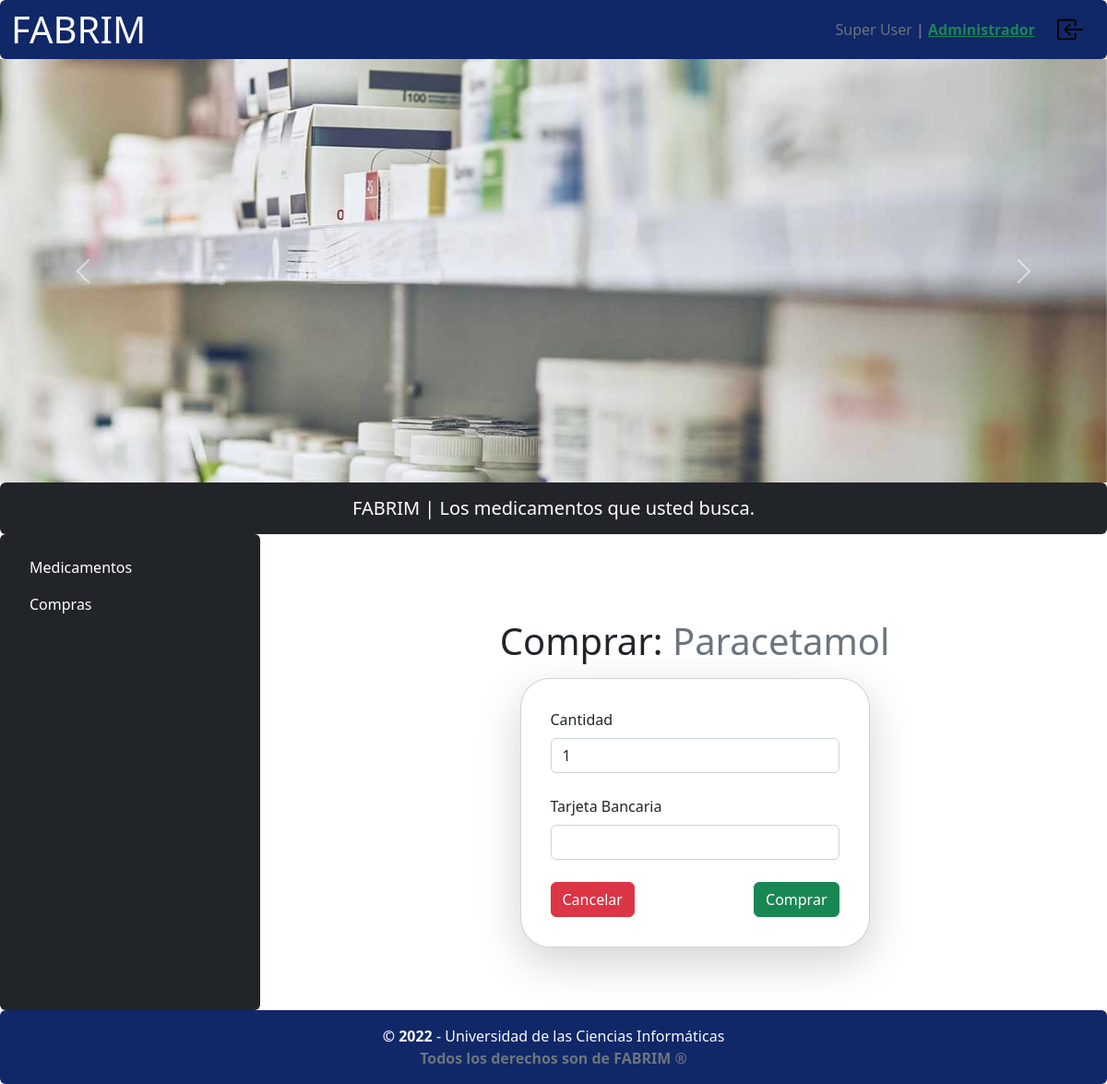
The page /fabrim/comprar/2/ (signed in) on the database its author committed.
### main_app/models.py (models this page shows, shortened)
class User(AbstractBaseUser, PermissionsMixin):
    email = models.EmailField(max_length=255, unique=True)
    name = models.CharField(max_length=255, validators=[nombre_regex])
    apellidos = models.CharField(max_length=255, validators=[apellidos_regex])
    ci = models.CharField(max_length=11, unique=True,null=False, blank=False, validators=[ci_regex])
    tfno = models.CharField(max_length=50, validators=[tfno_regex])
    apto = models.CharField(max_length=50, validators=[apto_regex])
    is_active = models.BooleanField(default=True)
    is_staff = models.BooleanField(default=False)
    is_admin_fabrim = models.BooleanField(default=False)
    is_customer = models.BooleanField(default=False)
    objects = OwnUserManager()
    USERNAME_FIELD = 'email'
    REQUIRED_FIELDS = ['name', 'apellidos', 'ci', 'tfno']
    def has_perm(self, perm, obj=None):
        return True

class Medicamento(models.Model):
    nombre = models.CharField(max_length=255, blank=False, null=False)
    no_lote = models.CharField(max_length=255, unique=True, null=False, blank=False, validators=[no_lote_regex])
    fecha_cad = models.DateField(blank=False, null=False)
    tarjeta_estiba_id = models.OneToOneField(TarjetaEstiba, on_delete=models.CASCADE, primary_key=True)
    tipo_medicamento_id = models.ForeignKey(
        TipoMedicamento, on_delete=models.CASCADE)
    class Meta:
        ordering = ['fecha_cad', 'no_lote', 'nombre']

### main_app/views.py (the view, shortened to what this page needs)
# urls.py: path("fabrim/comprar/<int:pk>/", views.comprar_medicamento, name="comprar"),
@for_customer
@login_required(redirect_field_name='login')
@permission_required(('main_app.add_compra', ))
def comprar_medicamento(request, pk):
    context = {}
    medicamento = _models.Medicamento.objects.get(pk=pk)
    context['medicamento'] = medicamento
    form = _forms.CompraForm(request.POST or None)
    context['form'] = form
    context['title'] = "Comprar"
    return render(request, "pages/forms/compra_add.html", context)

### main_app/forms.py (shortened to what this page needs)
class CompraForm(forms.ModelForm):
    class Meta:
        model = _.Compra
        fields = ['tarjeta_bancaria', 'cantidad']
        error_messages = {
            'cantidad': {
                'required': "Este campo es requerido.",
                'invalid': "Los datos no son correctos",
            },
            'tarjeta_bancaria': {
                'required': "Este campo es requerido.",
            }
        }

### main_app/decorator.py (called while the page is built)
def for_customer(function=None, redirect_field_name=REDIRECT_FIELD_NAME, login_url='login'):
    actual_decorator = user_passes_test(
        lambda u: u.is_active and u.is_customer or u.is_superuser,
        login_url=login_url,
        redirect_field_name=redirect_field_name
    )
    if function:
        return actual_decorator(function)
    return actual_decorator

### main_app/templatetags/templatetag.py (called while the page is built)
@register.filter(name='has_group')
def has_group(user, group_name):
    group = Group.objects.filter(name=group_name)
    if group:
        group = group.first()
        return True if group in user.groups.all() or user.is_superuser == True else False
    else:
        return False

### main_app/templates/pages/forms/compra_add.html (shortened to what this page needs)
{% extends "base_users.html" %}
{% load static %}
{% block content_table %}
  <div class="flex-column p-1 w-100 h-auto">
    <div class="p-5 d-flex flex-column justify-content-center align-items-center  ">
        <p class="display-6 text-center mb-3 fw-light m-0 bg-transparent">{{ title }}: <span class="text-muted">{{ medicamento.nombre }}</span></p>
        <div class="card rounded-5 d-flex flex-col p-4 w-50 shadow-lg">
            <form method='post' class="p-2">
                <div class=" mb-4  ">
                    <label for="{{ form.cantidad.id_for_label }}" class="form-label">Cantidad</label>
                    <input type="number"
                           name="{{ form.cantidad.html_name }}"
                           {% if form.cantidad.value %} value="{{ form.cantidad.value }}"{% endif %}
                           class="form-control"
                           id="{{ form.cantidad.id_for_label }}"
                           maxlength="255"
                           required/>
                </div>
                <div class=" mb-4  ">
                    <label for="{{ form.tarjeta_bancaria.id_for_label }}" class="form-label">Tarjeta Bancaria</label>
                    <input type="text"
                           name="{{ form.tarjeta_bancaria.html_name }}"
                           class="form-control"
                           id="{{ form.tarjeta_bancaria.id_for_label }}"
                           maxlength="255"
                           required/>
                </div>
                <div class="  d-flex justify-content-between">
                    <a class="text-decoration-none" href="{% url 'index_users' %}">
                        <button type="button" class="btn btn-danger" data-bs-dismiss="modal">Cancelar</button>
                    </a>
                    <button type="submit" class="btn btn-success">Comprar</button>
                </div>
            </form>
        </div>
    </div>
  </div>
{% endblock content_table %}

### main_app/templates/navbar.html
{% load static %}
{% load templatetag %}
<nav class="navbar color-page navbar-expand-lg rounded-2  ">
  <div class="container-fluid flex-row justify-content-between  ">
    <div>
      <a class="navbar-brand"
         href="{% if request.user.is_authenticated and user.is_customer %} {% url "index_users" %} {% elif user.is_admin_fabrim and request.user.is_authenticated %} {% url "principal" %} {% else %} {% url "index" %} {% endif %}"><span class="display-6 text-light">FABRIM</span></a
        >
      </div>
      <div class="d-flex flex-row p-1 justify-content-center align-items-center"
           role="group"
           aria-label="Basic outlined example">
        {% if not request.user.is_authenticated %}
          <a class="btn btn-outline-primary mx-2" href={% url 'login' %}>Iniciar Sesión</a>
          <a class="btn btn-outline-info mx-1" href={% url 'register' %}>Registrarse</a>
        {% else %}
          <p class="mb-0 text-muted mx-2">
            {{ request.user.name }} {{ request.user.apellidos }}<strong>
            {% if request.user.is_staff and request.user|has_group:"Administrador" or request.user.is_superuser %} |
              <a href="/admin/"
                 class="align-items-center me-2 mb-2 mb-lg-0 text-success ">Administrador</a>
            {% else %}
              <p class="align-items-center me-2 mb-2 mb-lg-0 text-success ">
               | {{ user.groups.all.0 }}
              </p>
            {% endif %}
          </strong>
        </p>
        <a href="{% url 'logout' %}">
          <img src="{% static "images/icons/box-arrow-in-left.svg" %}"
               width="30px"
               height="30px"
               style="cursor: pointer"
               class="p-0 mx-2"
               alt="...."/>
        </a>
      {% endif %}
    </div>
  </div>
</nav>

### main_app/static/css/my_styles.css (style rules this page uses)
.color-page { background-color: rgb(16, 39, 104); }

### rows shown on the page
User: user.name "Super", user.apellidos "User"
Medicamento: nombre "Paracetamol"

### other values the page prints
{{ title }} "Comprar"
